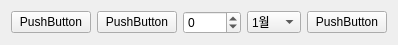
        <widget class="QWidget" name="widget_5" native="true">
         <property name="maximumSize">
          <size>
           <width>16777215</width>
           <height>42</height>
          </size>
         </property>
         <layout class="QHBoxLayout" name="horizontalLayout_5">
          <item>
           <widget class="QPushButton" name="btn_lastmonth">
            <property name="text">
             <string>PushButton</string>
            </property>
           </widget>
          </item>
          <item>
           <widget class="QPushButton" name="btn_yearchange">
            <property name="text">
             <string>PushButton</string>
            </property>
           </widget>
          </item>
          <item>
           <widget class="QSpinBox" name="sbox_year">
            <property name="minimum">
             <number>-9999</number>
            </property>
            <property name="maximum">
             <number>9999</number>
            </property>
            <property name="stepType">
             <enum>QAbstractSpinBox::StepType::DefaultStepType</enum>
            </property>
           </widget>
          </item>
          <item>
           <widget class="QComboBox" name="cbox_month">
            <property name="currentIndex">
             <number>0</number>
            </property>
            <item>
             <property name="text">
              <string>1월</string>
             </property>
            </item>
            <item>
             <property name="text">
              <string>2월</string>
             </property>
            </item>
            <item>
             <property name="text">
              <string>3월</string>
             </property>
            </item>
            <item>
             <property name="text">
              <string>4월</string>
             </property>
            </item>
            <item>
             <property name="text">
              <string>5월</string>
             </property>
            </item>
            <item>
             <property name="text">
              <string>6월</string>
             </property>
            </item>
            <item>
             <property name="text">
              <string>7월</string>
             </property>
            </item>
            <item>
             <property name="text">
              <string>8월</string>
             </property>
            </item>
            <item>
             <property name="text">
              <string>9월</string>
             </property>
            </item>
            <item>
             <property name="text">
              <string>10월</string>
             </property>
            </item>
            <item>
             <property name="text">
              <string>11월</string>
             </property>
            </item>
            <item>
             <property name="text">
              <string>12월</string>
             </property>
            </item>
           </widget>
          </item>
          <item>
           <widget class="QPushButton" name="btn_nextmonth">
            <property name="text">
             <string>PushButton</string>
            </property>
           </widget>
          </item>
         </layout>
        </widget>
